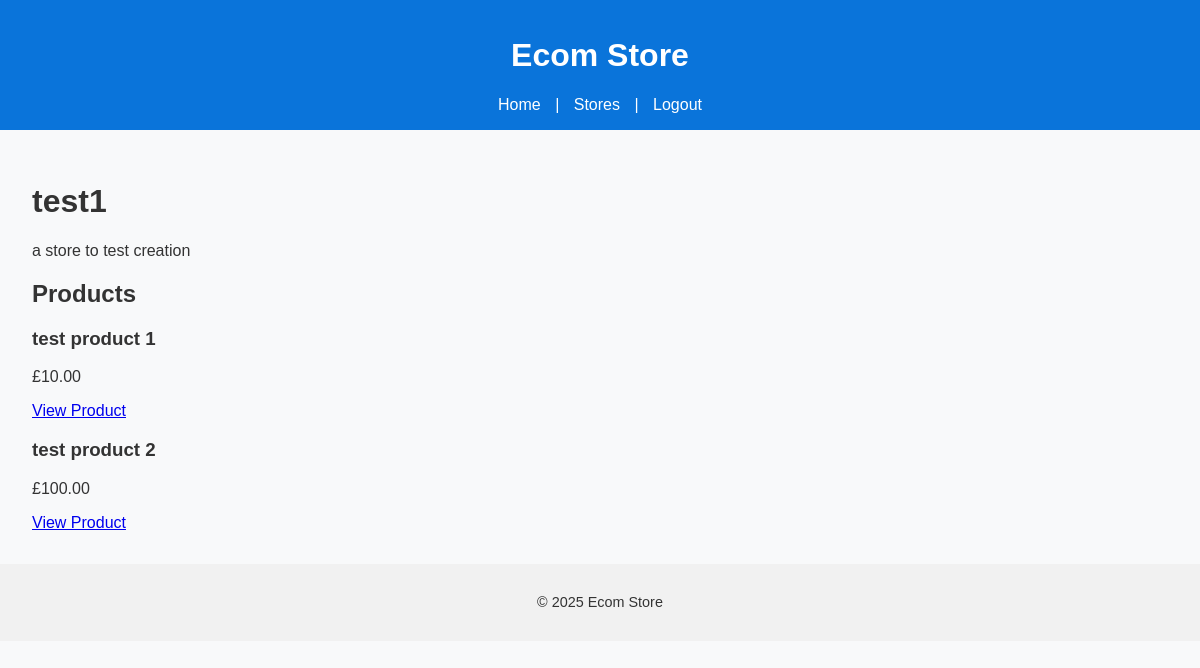
Page /store/2/ (signed in) on the committed database.
### store/models.py (models this page shows, shortened)
class Store(models.Model):
    owner = models.ForeignKey(User, on_delete=models.CASCADE, related_name='stores')
    name = models.CharField(max_length=200)
    description = models.TextField(blank=True)
    slug = models.SlugField(unique=False, blank=True)
    class Meta:
        unique_together = ('owner', 'slug')

class Product(models.Model):
    store = models.ForeignKey(Store, on_delete=models.CASCADE, related_name='products')
    name = models.CharField(max_length=200)
    description = models.TextField(blank=True)
    price = models.DecimalField(max_digits=10, decimal_places=2)
    stock = models.PositiveIntegerField(default=0)
    created_at = models.DateTimeField(auto_now_add=True)

### store/views.py (the view)
# urls.py: path('store/<int:pk>/', views.store_detail, name='store_detail'),
def store_detail(request, pk):
    store = get_object_or_404(Store, pk=pk)
    products = store.products.filter(store=store)
    return render(request, 'store/store_detail.html',
                  {'store': store, 'products': products})

### store/templates/store/store_detail.html (shortened to what this page needs)
{% extends "store/base.html" %}
{% block content %}
<div class="max-w-4xl mx-auto">
  <h1 class="text-3xl font-semibold mb-4">{{ store.name }}</h1>
  <p class="text-gray-700 mb-6">{{ store.description }}</p>
  <h2 class="text-2xl font-semibold mb-3">Products</h2>
  {% if products %}
    <div class="grid sm:grid-cols-2 lg:grid-cols-3 gap-6 mb-6">
      {% for product in products %}
  <div class="p-4 border rounded mb-4 shadow">
    <h3 class="text-xl font-semibold">{{ product.name }}</h3>
    <p class="text-gray-600">£{{ product.price }}</p>
    <a href="{% url 'product_detail' product.store.id product.id %}"
       class="mt-3 inline-block bg-blue-600 hover:bg-blue-700 text-white px-4 py-2 rounded">
        View Product
    </a>
  </div>
{% endfor %}
    </div>
  {% else %}
    <p class="text-gray-600 mb-6">No products yet.</p>
  {% endif %}
</div>
{% endblock %}

### store/static/store/style.css (style rules this page uses)
body { font-family: Arial, sans-serif; background-color: #f8f9fa; margin: 0; padding: 0; color: #333; }

### rows in the picture
Store: name "test1", description "a store to test creation"
Product: name "test product 1", price "10.00"
Product: name "test product 2", price "100.00"
